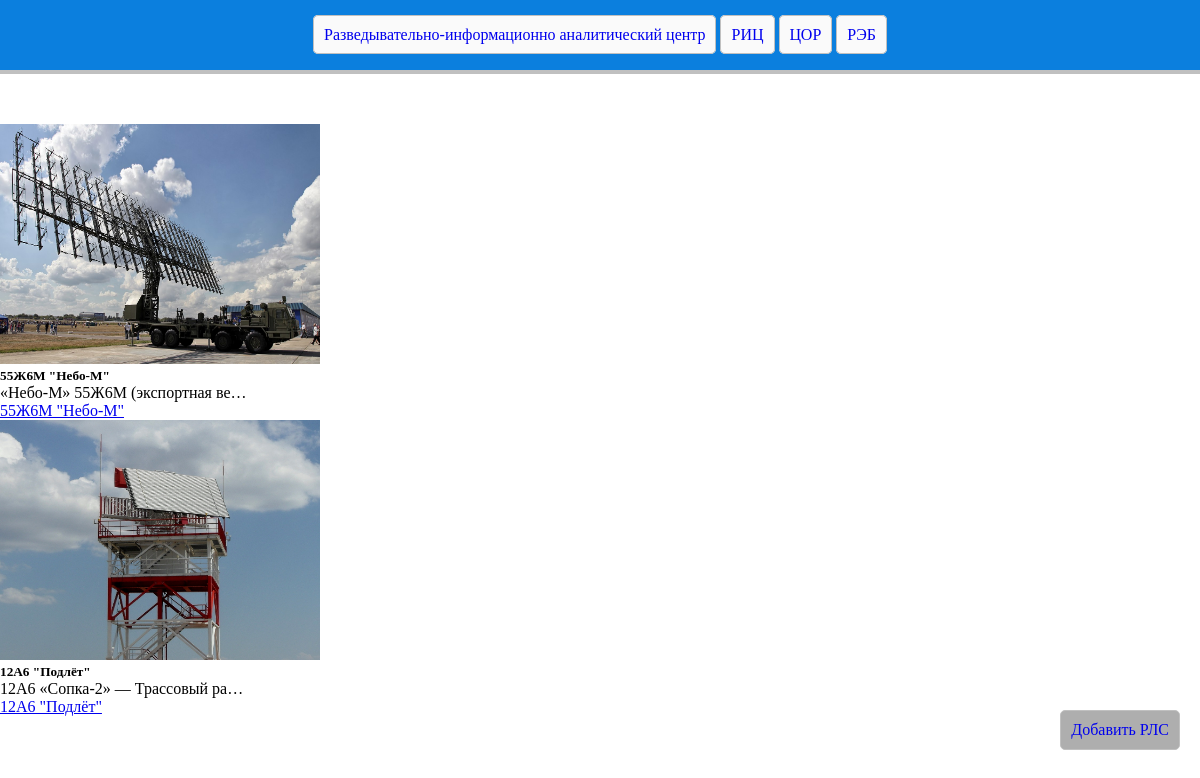
The app's page /list_radar/ with its own data.
### ric/models.py (models this page shows, shortened)
class Radar(models.Model):
    title = models.CharField('Название РЛС', max_length=250) # Название РЛС
    slug = models.SlugField('URL', null=False, unique=True) #Слаг
    body = models.TextField('Описание РЛС', null=True) # Описание РЛС
    data = models.DateTimeField('Дата', auto_now=True) # Дата создание записи
    image = models.ImageField(upload_to='images/')
    def get_absolute_url(self):
        return reverse('ric:radar_detail', args={self.slug})
    class Meta:
        verbose_name = 'РЛС' # Название РЛС ед. число
        verbose_name_plural = 'РЛС' # Название РЛС мн. число

### ric/views.py (the view)
# urls.py: path('list_radar/', views.list_radar, name='list_radar'),
def list_radar(request):
    all_radar = Radar.objects.all()
    return render(request, 'list_radar.html', {'all_radar': all_radar})

### ric/templates/list_radar.html (shortened to what this page needs)
{% extends 'index.html' %}
{% block content %}
<div id="add_rls">
    <a  href="#" class="btn add_rls">Добавить РЛС</a>
</div>
    {% for rls in all_radar %}
        <div class="card" style="width: 18rem;">
          <img src="{{ rls.image.url }}" class="card-img-top" alt="{{ rls.title }}" width="320" height="240">
          <div class="card-body">
            <h5 class="card-title">{{ rls.title }}</h5>
            <p class="card-text">{{ rls.body | truncatechars:'30' }}</p>
            <a href="{{rls.get_absolute_url}}" class="btn btn-primary">{{ rls.title }}</a>
          </div>
        </div>
    {% endfor %}
{% endblock %}

### ric/templates/index.html (shortened to what this page needs)
{% load static %}
<!doctype html>
<html lang='ru'>
  <head>
    <link href="{% static 'css/base.css' %}" rel="stylesheet">
  </head>
<body>
    <nav id="navbar">
      <div id="container-navbar">
        <a class= "navbar-main" href="{% url 'ric:index' %}">Разведывательно-информационно аналитический центр</a>
        <a href="{% url 'ric:list_radar'%}">РИЦ</a>
        <a href="#">ЦОР</a>
        <a href="#">РЭБ</a>
      </div>
    </nav>
    <div class="card">
      {% block content %}{% endblock %}
    </div>
</body>
</html>

### ric/static/css/base.css (style rules this page uses)
* { margin: 0; padding: 0; }
#navbar { width: 100%; height: 70px; text-align: center; border-bottom: 4px solid silver; background: #0B7FDE; color: #30DB94; line-height: 70px; margin-bottom: 50px; float: left; }
#container-navbar { list-style: none; display: block; float: left; width: 50%; margin-left: 25%; text-align: center; margin-bottom: 50px; border-radius: 5px; }
#container-navbar a { display: inline; background: #fafafa; border: 1px solid silver; padding: 10px; cursor: pointer; text-decoration: none; border-radius: 5px; }
#add_rls a { display: inline-block; background: #aeaeae; border: 1px solid silver; padding: 10px; cursor: pointer; text-decoration: none; border-radius: 5px; position: fixed; right: 20px; bottom: 50px; }

### records on screen
Radar: image (picture), title "55Ж6М \"Небо-М\"", body "«Небо-М» 55Ж6М (экспортная ве…"
Radar: image (picture), title "12А6 \"Подлёт\"", body "12А6 «Сопка-2» — Трассовый ра…"
